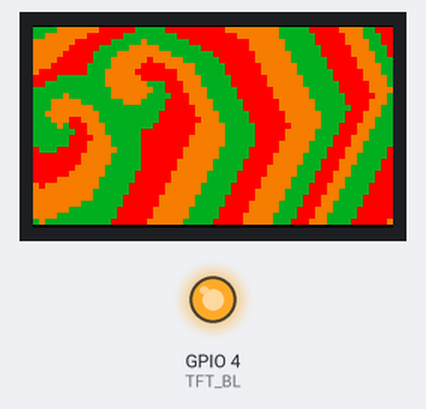
Simulated run of this sketch. Board: ESP32. Shown: 240×135 colour display, output pins drawn as LEDs (lit = HIGH). Random numbers use the default seed unless the sketch sets one.

Above: at 1.1 s.
At 3.1 s:
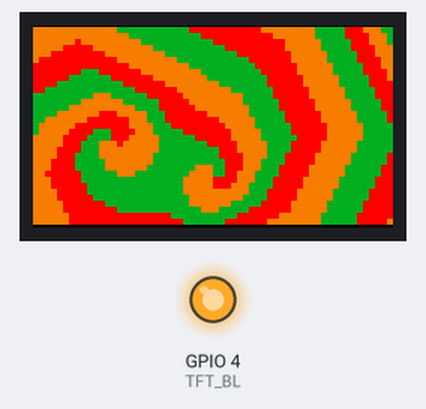
At 6.1 s:
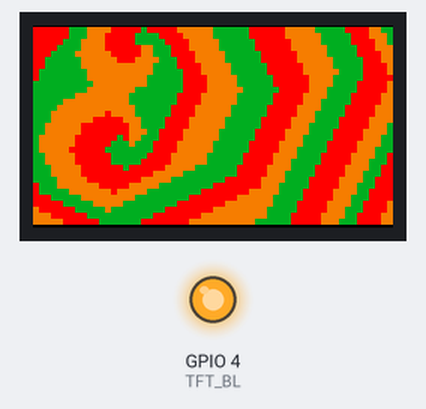
At 11.3 s:
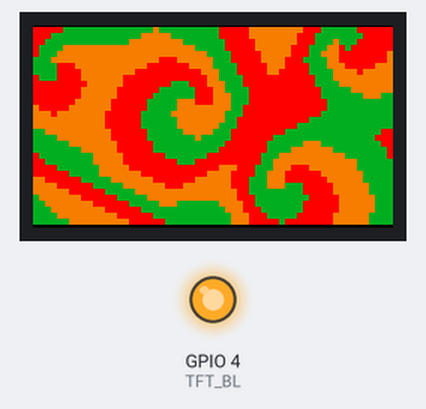
At 16.4 s:
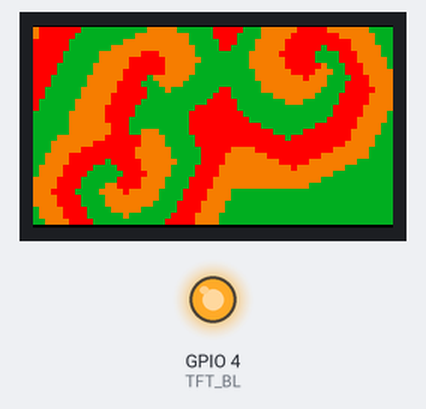
At 20.6 s:
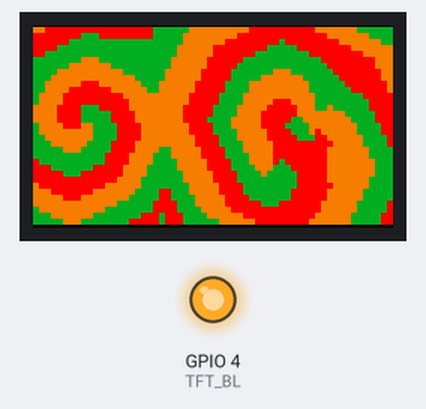

The sketch:

CES_Module_1.ino
```cpp
/*
This project is an inmplementation of a multi-state cellular automata.
Thanks to Erik Fransson for inspiration: https://www.youtube.com/watch?v=TvZI6Xc0J1Y&t=76s
Author: David Lee
Last Modified Date: Sep 26, 2024
*/

#include <Adafruit_GFX.h>
#include <Adafruit_ST7789.h>
#include <SPI.h>

// Pinouts from https://github.com/Xinyuan-LilyGO/TTGO-T-Display
#define TFT_MOSI 19
#define TFT_SCLK 18
#define TFT_CS 5
#define TFT_DC 16
#define TFT_RST 23
#define TFT_BL 4

// I only use green, orange, and red in this program
#define ST77XX_BLACK 0x0000
#define ST77XX_WHITE 0xFFFF
#define ST77XX_RED 0xF800
#define ST77XX_GREEN 0x0564
#define ST77XX_BLUE 0x001F
#define ST77XX_CYAN 0x07FF
#define ST77XX_MAGENTA 0xF81F
#define ST77XX_YELLOW 0xFFE0
#define ST77XX_ORANGE 0xF3E0

// Neumann: 4 neighbors in the four cardinal directions (N, E, S, W)
// Moore: 8 neighbors in the eight cardinal directions (N, NE, E, SE, S, SW, W, NW)
#define NEUMANN 0
#define MOORE 1

Adafruit_ST7789 tft = Adafruit_ST7789(TFT_CS, TFT_DC, TFT_MOSI, TFT_SCLK, TFT_RST);

const int CELL_S = 4;       // Cell size, in pixels. assert CELL_S > 1. I like CELL_S = 4 for the ESP-32.
int* M;                     // Fake 2D matrix. Indexed using [row * size of row + column]
int* T;                     // "Temp" matrix to store new values
int N;                      // Number of elements in M and T
int M_X;                    // Width of M, in number of cells
int M_Y;                    // Height of M, in number of cells


int MARGIN_X;               // Size of width margin, in pixels
int MARGIN_Y;               // Size of height margin, in pixels

const int MODE = MOORE;     // Neumann = 4, Moore = 8
const int THRESH = 2;       // If there are more than or equal to THRESH enemies in the neighboring cells, the current cell becomes the enemy cell.
const int STEP_LIM = 200;   // Max number of simulation steps before the simulation resets.

// Assert numStates == enemy.length == colors.length
int numStates = 3;          // Total number of states (no death state)
int enemy[] = {1,2,0};      // Enemy[i] = the state that i loses to
uint16_t colors[] = {ST77XX_GREEN, ST77XX_ORANGE, ST77XX_RED};  // colors[state] = corresponding color for that state

// This is an attempt to use functors in Arduino, but I don't know enough about the compiler to know if this
// makes the functions much faster
struct M_Indexer {
  const int operator()(int x, int y) const { return x * M_Y + y; }
};
M_Indexer indexer;

void setup() {
  pinMode(TFT_BL, OUTPUT);     // Enable Backlight
  digitalWrite(TFT_BL, HIGH);  // T-Display Backlight
  tft.init(135, 240);          // Initialize ST7789 240x135
  tft.setRotation(1);          // 1 = landscape, 2 = portrait

  M_X = tft.width() / CELL_S;
  M_Y = tft.height() / CELL_S;
  MARGIN_X = (tft.width() % CELL_S) / 2;
  MARGIN_Y = (tft.height() % CELL_S) / 2;
  M = new int[M_X * M_Y];
  T = new int[M_X * M_Y];
  N = M_X * M_Y;
}

void loop() {
  tft.fillScreen(ST77XX_BLACK);
  initializeGOL();
  playGOL();
}

void initializeGOL() {
  // Fill matrix with random states
  for (int x = 0; x < M_X; ++x){
    for (int y = 0; y < M_Y; ++y){
      setCell(x, y, random(numStates));
    }
  }
}

void playGOL() {
  bool keepPlaying = true;
  int steps = 0;
  while (keepPlaying && steps < STEP_LIM) {
    memcpy(M, T, N * sizeof(M[0])); // Source = T, destination = M
    keepPlaying = false;
    for (int x = 0; x < M_X; ++x){
      for (int y = 0; y < M_Y; ++y){
        if (handleCell(x, y)){
          keepPlaying = true;
        }
      }
    }
    ++steps;
  }
}

// Returns: True if the cell value was changed, False otherwise
bool handleCell(const int x, const int y){
  const int idx = indexer(x,y);
  const int centerState = M[idx];
  const int enemyState = enemy[centerState];
  if (getEnemyNeighbors(x, y, centerState, enemyState) > THRESH){
    setCell(x, y, enemyState);
    return true;
  }
  return false;
}

// Returns: Number of enemies in neighboring cells
const int getEnemyNeighbors(const int x, const int y, const int centerState, const int enemyState){
  int numEnemies = 0;
  int len;
  int* neighbors_x;
  int* neighbors_y;
  switch(MODE){
    case(NEUMANN):
    {
      // Workaround for no tuple support, I didn't want to mess with pointers
      len = 4;
      int neighbors_x[4] = {x, x+1, x, x-1};
      int neighbors_y[4] = {y+1, y, y-1, y};
      for (int i = 0; i < len; ++i){
        int n_x = neighbors_x[i];
        int n_y = neighbors_y[i];
        if (n_x < 0 || n_x >= M_X || n_y < 0 || n_y >= M_Y) continue;
        int n_state = M[indexer(n_x, n_y)];
        if (n_state == enemyState){
          ++numEnemies;
        }
      }
      break;
    }
    case(MOORE):
    {
      len = 8;
      int neighbors_x[8] = {x, x+1, x+1, x+1, x, x-1, x-1, x-1};
      int neighbors_y[8] = {y+1, y+1, y, y-1, y-1, y-1, y, y+1};
      for (int i = 0; i < len; ++i){
        int n_x = neighbors_x[i];
        int n_y = neighbors_y[i];
        if (n_x < 0 || n_x >= M_X || n_y < 0 || n_y >= M_Y) continue;
        int n_state = M[indexer(n_x, n_y)];
        if (n_state == enemyState){
          ++numEnemies;
        }
      }
      break;
    }
    default:
    {
      break;
    }
  }
  return numEnemies;
}

// Sets the corresponding cell in the matrix and screen.
void setCell(const int x, const int y, const int state){
  T[indexer(x, y)] = state;
  fillCell(x, y, colors[state]);
}

// Fills the corresponding cell on the screen.
void fillCell(const int x, const int y, const uint16_t color) {
  uint16_t x0 = CELL_S * x;
  uint16_t y0 = CELL_S * y;
  tft.fillRect(x0 + MARGIN_X, y0 + MARGIN_Y, CELL_S, CELL_S, color);
}
```

Measured:
- what the display in image 1 shows lasts 1.0 s, from 3.1 s to 4.1 s
- what the display in image 4 shows lasts 1.0 s, from 16.4 s to 17.4 s
